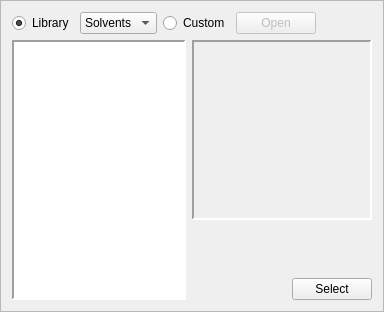
<?xml version="1.0" encoding="UTF-8"?>
<ui version="4.0">
 <class>FragmentTable</class>
 <widget class="QFrame" name="FragmentTable">
  <property name="geometry">
   <rect>
    <x>0</x>
    <y>0</y>
    <width>384</width>
    <height>312</height>
   </rect>
  </property>
  <property name="windowTitle">
   <string>FragmentTable</string>
  </property>
  <property name="frameShape">
   <enum>QFrame::StyledPanel</enum>
  </property>
  <property name="frameShadow">
   <enum>QFrame::Raised</enum>
  </property>
  <layout class="QVBoxLayout" name="verticalLayout">
   <item>
    <layout class="QHBoxLayout" name="horizontalLayout">
     <item>
      <widget class="QRadioButton" name="radioButton_2">
       <property name="text">
        <string>Library</string>
       </property>
       <property name="checked">
        <bool>true</bool>
       </property>
      </widget>
     </item>
     <item>
      <widget class="QComboBox" name="categoryCombo">
       <property name="maximumSize">
        <size>
         <width>16777215</width>
         <height>16777215</height>
        </size>
       </property>
       <item>
        <property name="text">
         <string>Solvents</string>
        </property>
       </item>
       <item>
        <property name="text">
         <string>Bases</string>
        </property>
       </item>
       <item>
        <property name="text">
         <string>Gases</string>
        </property>
       </item>
      </widget>
     </item>
     <item>
      <widget class="QRadioButton" name="radioButton">
       <property name="text">
        <string>Custom</string>
       </property>
      </widget>
     </item>
     <item>
      <widget class="QPushButton" name="pushButton">
       <property name="enabled">
        <bool>false</bool>
       </property>
       <property name="text">
        <string>Open</string>
       </property>
      </widget>
     </item>
     <item>
      <spacer name="horizontalSpacer">
       <property name="orientation">
        <enum>Qt::Horizontal</enum>
       </property>
       <property name="sizeHint" stdset="0">
        <size>
         <width>40</width>
         <height>20</height>
        </size>
       </property>
      </spacer>
     </item>
    </layout>
   </item>
   <item>
    <layout class="QHBoxLayout" name="horizontalLayout_2">
     <item>
      <widget class="QListWidget" name="fragmentList">
       <property name="frameShape">
        <enum>QFrame::Panel</enum>
       </property>
       <property name="frameShadow">
        <enum>QFrame::Sunken</enum>
       </property>
       <property name="lineWidth">
        <number>2</number>
       </property>
       <property name="midLineWidth">
        <number>2</number>
       </property>
      </widget>
     </item>
     <item>
      <layout class="QVBoxLayout" name="verticalLayout_2">
       <item>
        <widget class="QFrame" name="viewWidget">
         <property name="sizePolicy">
          <sizepolicy hsizetype="Fixed" vsizetype="Fixed">
           <horstretch>0</horstretch>
           <verstretch>0</verstretch>
          </sizepolicy>
         </property>
         <property name="minimumSize">
          <size>
           <width>180</width>
           <height>180</height>
          </size>
         </property>
         <property name="frameShape">
          <enum>QFrame::Panel</enum>
         </property>
         <property name="frameShadow">
          <enum>QFrame::Sunken</enum>
         </property>
         <property name="lineWidth">
          <number>2</number>
         </property>
         <property name="midLineWidth">
          <number>2</number>
         </property>
        </widget>
       </item>
       <item>
        <spacer name="verticalSpacer">
         <property name="orientation">
          <enum>Qt::Vertical</enum>
         </property>
         <property name="sizeHint" stdset="0">
          <size>
           <width>20</width>
           <height>40</height>
          </size>
         </property>
        </spacer>
       </item>
       <item>
        <layout class="QHBoxLayout" name="horizontalLayout_3">
         <item>
          <spacer name="horizontalSpacer_2">
           <property name="orientation">
            <enum>Qt::Horizontal</enum>
           </property>
           <property name="sizeHint" stdset="0">
            <size>
             <width>40</width>
             <height>20</height>
            </size>
           </property>
          </spacer>
         </item>
         <item>
          <widget class="QPushButton" name="pushButton_2">
           <property name="text">
            <string>Select</string>
           </property>
          </widget>
         </item>
        </layout>
       </item>
      </layout>
     </item>
    </layout>
   </item>
  </layout>
 </widget>
 <resources>
  <include location="IQmol.qrc"/>
 </resources>
 <connections/>
</ui>
